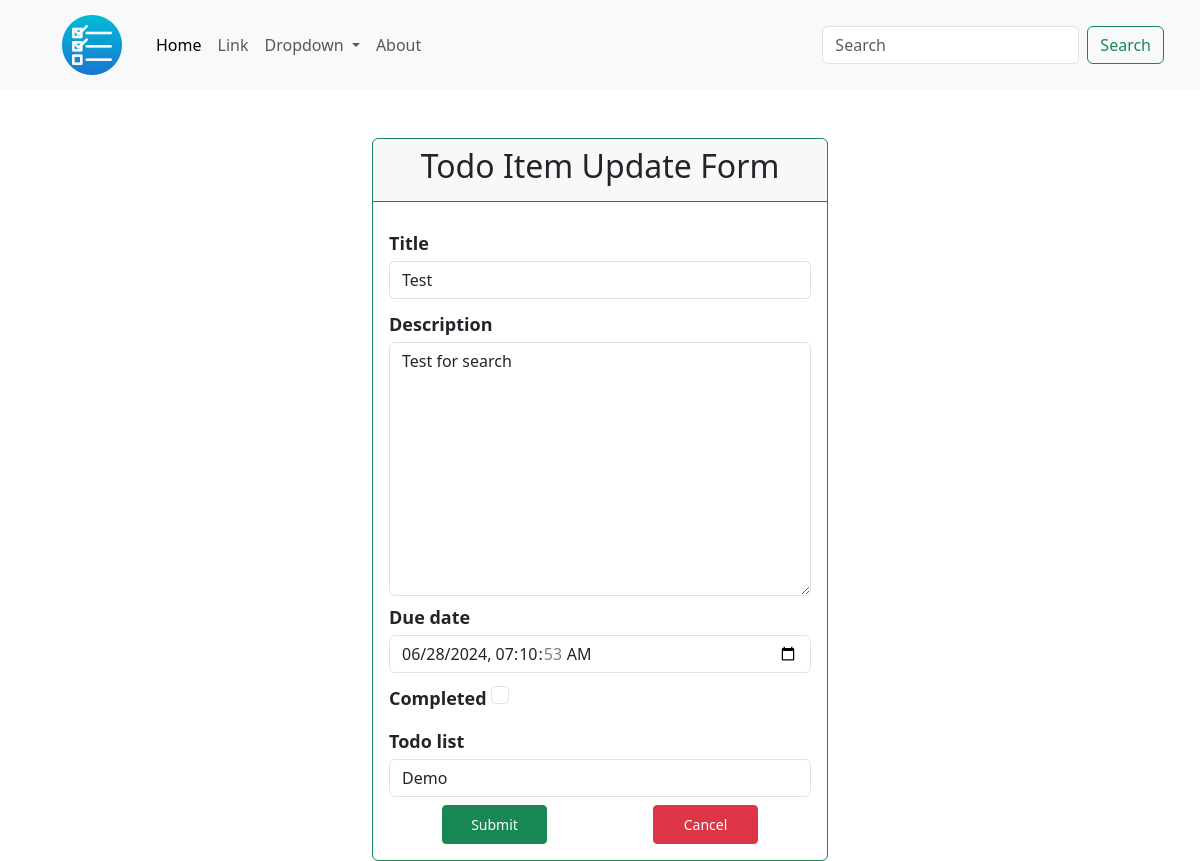
The app's page /update/1/1/, older data.
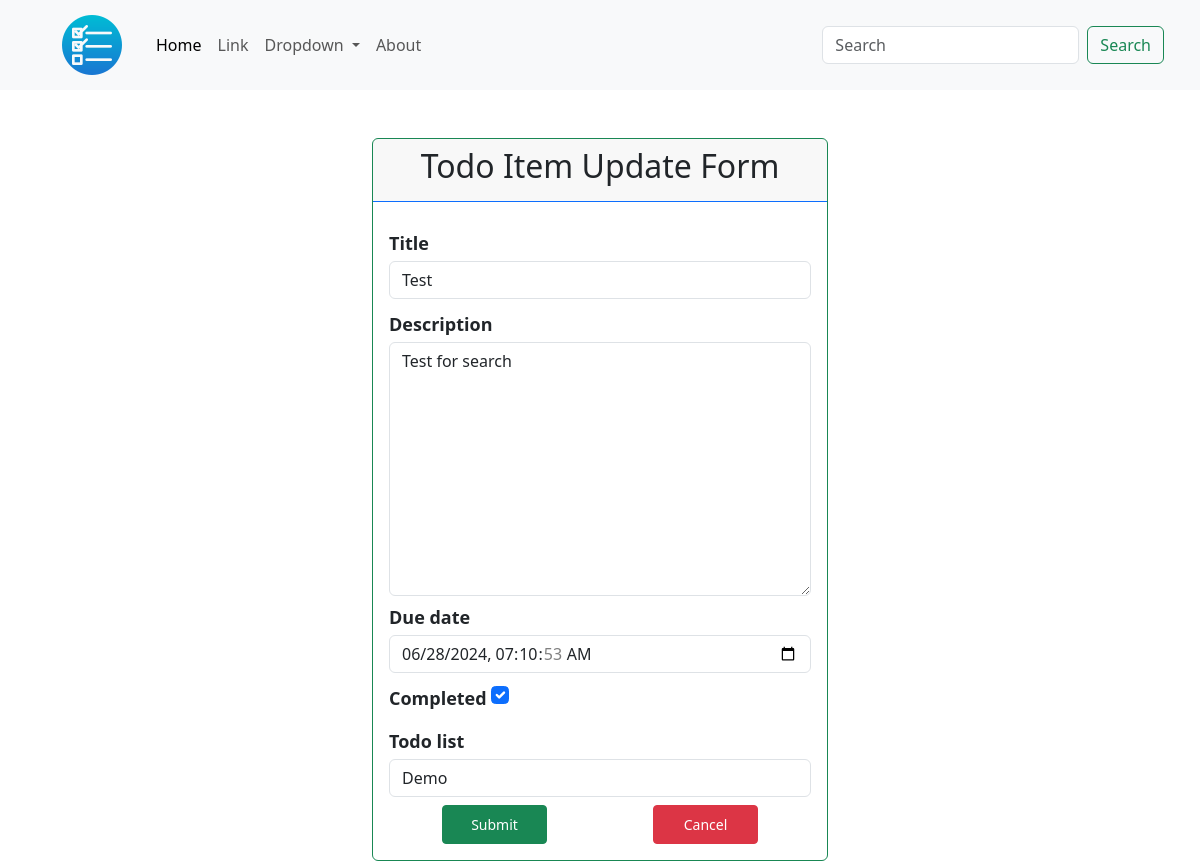
The same page, newer data.
### todolist_app/models.py (models this page shows, shortened)
class ToDoItem(models.Model):
    title = models.CharField(max_length=100)
    description = models.TextField(null=True, blank=True)
    created_date = models.DateTimeField(auto_now_add=True)
    due_date = models.DateTimeField(default=one_week_hence)
    completed = models.BooleanField(default=False)
    todo_list = models.ForeignKey('ToDoList', on_delete=models.CASCADE)

### todolist_app/views.py (the view, shortened to what this page needs)
# urls.py: path('update/<int:id>/<str:pk>/', ItemUpdateView.as_view(), name='item_update'),
class ItemUpdateView(UpdateView):
    model = ToDoItem
    form_class = ItemUpdateForm
    template_name = 'item_update.html'
    context_object_name = 'todo_item'
    template_name = 'todolist_app/item_update.html'

### todolist_app/forms.py
class ItemUpdateForm(forms.ModelForm):
    class Meta:
        model = ToDoItem
        exclude = ['created_date']
        widgets = {
            'todo_list': forms.Select(attrs={'class': 'form-control'}),
            'title': forms.TextInput(attrs={'class': 'form-control'}),
            'description': forms.Textarea(attrs={'class': 'form-control'}),
            'due_date': forms.DateTimeInput(attrs={'class': 'form-control', 'type': 'datetime-local'}),
            'completed': forms.CheckboxInput(attrs={'class': 'form-check-input'}),
        }

### todolist_app/models.py (called while the page is built)
    def __str__(self):
        return self.title

### todolist_app/templates/todolist_app/item_update.html (shortened to what this page needs)
{% extends 'base.html' %}
{% load static %}
{% block content %}
<div class="container col-lg-8 col-md-8 col-sm-12">
    <div class="card border-success">
        <div class="card-header text-center border-primary">
            <h2>Todo Item Update Form</h2>
        </div>
        <div class="card-body">
            <div class="update-form ">
                <form action="" method="POST">
                    <div class="form-group my-2">
                        <label class="my-1 fw-bold" for="{{ form.title.id_for_label }}">{{ form.title.label }}</label>
                        {{ form.title }}
                    </div>
                    <div class="form-group my-2">
                        <label class="my-1 fw-bold" for="{{ form.description.id_for_label }}">{{ form.description.label }}</label>
                        {{ form.description }}
                    </div>
                    <div class="form-group my-2">
                        <label class=" fw-bold" for="{{ form.due_date.id_for_label }}">{{ form.due_date.label }}</label>
                        <p class="my-1">{{form.due_date}}</p>
                    </div>
                    <div class="form-group my-2">
                        <label class="my-1 fw-bold" for="{{ form.completed.id_for_label }}">{{ form.completed.label }}</label>
                        {{form.completed}}
                    </div>
                    <div class="form-group my-2">
                        <label class="my-1 fw-bold" for="{{ form.todo_list.id_for_label }}">{{ form.todo_list.label }}</label>
                        {{form.todo_list}}
                    </div>
                    <div class="form-group text-center d-flex justify-content-around">
                        <button type="submit" class="btn btn-sm py-2 btn-success w-25">Submit</button>
                        <a href="{% url 'item_detail' todo_item.todo_list.id todo_item.id %}" class="btn btn-sm py-2 btn-danger w-25">Cancel</a>
                    </div>
                </form>
            </div>
        </div>
    </div>
</div>
{% endblock content %}

Row changes from the older to the newer data that the page shows:
changed ToDoItem "Test": completed "☐" → "☑"
